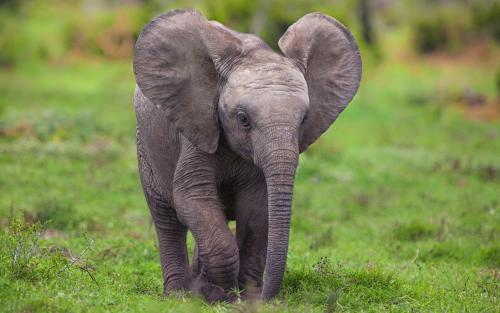
#> input picture _4.python/__code/大數據淘金術：Python機器學習高手實彈演練/elephant.jpg, 500 x 313 px, found by its file name
$ python PIL06_hist.py   (older library calls are emulated)
#> lines starting #> are read from the running program, lines starting #| are printed output that depends on the picture
"""

用直方圖分析一張圖片的顏色組成


"""

print("------------------------------------------------------------")  # 60個

from PIL import Image
from PIL import ImageDraw

filename = 'C:/_git/vcs/_4.python/_data/elephant.jpg'

print('------------------------------------------------------------')	#60個

# 共同
import os
import sys
import math
import random
import numpy as np
import pandas as pd
import matplotlib.pyplot as plt

font_filename = "C:/_git/vcs/_1.data/______test_files1/_font/msch.ttf"
# 設定中文字型及負號正確顯示
# 設定中文字型檔
plt.rcParams["font.sans-serif"] = "Microsoft JhengHei"  # 將字體換成 Microsoft JhengHei
# 設定負號
plt.rcParams["axes.unicode_minus"] = False  # 讓負號可正常顯示
plt.rcParams["font.size"] = 12  # 設定字型大小

print('------------------------------------------------------------')	#60個
'''
"""
圖像直方圖

我們先來看兩個函數reshape和flatten:

假設我們先生成一個一維數組：

vec=np.arange(15)
print vec

顯示為：

[ 0  1  2  3  4  5  6  7  8  9 10 11 12 13 14]

如果我們要把這個一維數組，變成一個3*5二維矩陣，我們可以使用reshape來實現

mat= vec.reshape(3,5)
print mat

顯示為

[[ 0  1  2  3  4]
 [ 5  6  7  8  9]
 [10 11 12 13 14]]

現在如果我們返過來，知道一個二維矩陣，要變成一個一維數組，就不能用reshape了，只能用flatten. 我們來看兩者的區別

a1=mat.reshape(1,-1)  #-1表示為任意，讓系統自動計算
print a1
a2=mat.flatten()
print a2

顯示為：

a1:  [[ 0  1  2  3  4  5  6  7  8  9 10 11 12 13 14]]
a2:  [ 0  1  2  3  4  5  6  7  8  9 10 11 12 13 14]

可以看出，用reshape進行變換，實際上變換后還是二維數組，兩個方括號，因此只能用flatten.

我們要對圖像求直方圖，就需要先把圖像矩陣進行flatten操作，使之變為一維數組，然后再進行統計。

一、畫灰度圖直方圖

繪圖都可以調用matplotlib.pyplot庫來進行，其中的hist函數可以直接繪制直方圖。

調用方式：

n, bins, patches = plt.hist(arr, bins=50, density = True, facecolor='green', alpha=0.75)

hist的參數非常多，但常用的就這五個，只有第一個是必須的，后面四個可選

arr: 需要計算直方圖的一維數組

bins: 直方圖的柱數，可選項，默認為10

density: 是否將得到的直方圖向量歸一化。默認為False

facecolor: 直方圖顏色

alpha: 透明度

返回值 ：
n: 直方圖向量，是否歸一化由參數設定
bins: 返回各個bin的區間范圍
patches: 返回每個bin里面包含的數據，是一個list
"""

filename = 'C:/_git/vcs/_4.python/_data/elephant.jpg'

# 檔案 => PIL影像 => 灰階 => np陣列
image = np.array(Image.open(filename).convert('L'))

# 利用hist來繪制直方圖
# 第一個參數為一個一維數組
# 因為hist只接受一維數組作為輸入，所以要用flatten()方法將任意數組按照行優先準則轉化成一個一維數組
# 第二個參數指定bin的個數
n, bins, patches = plt.hist(image.flatten(), bins=256, density = True, facecolor='green', alpha=0.5)

plt.title('影像直方圖 密度')

#設定軸範圍
plt.xlim([0-10, 255+10])
plt.ylim([0, 0.01])

plt.show()

print("------------------------------")  # 30個

plt.hist(image.flatten(), 256, cumulative=True)
plt.title('影像直方圖 累計')
plt.show()

print("------------------------------------------------------------")  # 60個

filename = 'C:/_git/vcs/_4.python/_data/elephant.jpg'

# 檔案 => PIL影像 => 灰階 => np陣列
image = np.array(Image.open(filename).convert('L'))

plt.subplot(1, 2, 1)
plt.gray()  #不使用顏色信息, 將圖像以灰階方式顯示
plt.title(u'原始圖像')
plt.imshow(image)

plt.subplot(1, 2, 2)
plt.title(u'原始直方圖')
plt.hist(image.flatten(), bins=128, density=True)

plt.show()

print("------------------------------------------------------------")  # 60個

"""
二、彩色圖片直方圖
實際上是和灰度直方圖一樣的，只是分別畫出三通道的直方圖，然后疊加在一起。
"""

# 檔案 => PIL影像
image=Image.open(filename)
r, g, b=image.split()

array_r = np.array(r).flatten()
plt.hist(array_r, bins=256, alpha=0.3, density = True, facecolor='r', edgecolor='r', stacked=1)

array_g = np.array(g).flatten()
plt.hist(array_g, bins=256, alpha=0.3, density = True, facecolor='g', edgecolor='g', stacked=1)

array_b = np.array(b).flatten()
plt.hist(array_b, bins=256, alpha=0.3, density = True, facecolor='b', edgecolor='b')

plt.title('影像直方圖 密度 三色分離')
plt.show()

print("------------------------------------------------------------")  # 60個

print('用plot畫出三色分布')

filename = 'C:/_git/vcs/_4.python/_data/elephant.jpg'

# 檔案 => PIL影像
image1 = Image.open(filename)    #PIL讀取本機圖片, 讀取的是RGB格式的圖片

r, g, b = image1.split()   #r, g, b為三個通道的list
r_hist = r.histogram()
g_hist = g.histogram()
b_hist = b.histogram()

ind0 = np.arange(0, len(r_hist))

plt.plot(ind0, r_hist, color = 'red', label = 'Red Plane')
plt.plot(ind0, g_hist, color = 'green', label = 'Green Plane')
plt.plot(ind0, b_hist, color = 'blue', label = 'Blue Plane')
plt.legend()

plt.show()
'''
print("------------------------------------------------------------")  # 60個

import pylab

def imresize(im, sz):
    """ 使用PIL对象重新定义图像数组的大小 """
    pil_im = Image.fromarray(uint8(im))
    return array(pil_im.resize(sz))

def histeq(im, nbr_bins=256):
    """ 对一幅灰度图像进行直方图均衡化 """
    # 计算图像的直方图
    imhist, bins = pylab.histogram(im.flatten(), nbr_bins, normed=True)
    cdf = imhist.cumsum()   # 累积分布函数
    cdf = 255 * cdf / cdf[-1]   # 归一化
    # 使用累积分布函数的线性插值，计算新的像素值
    im2 = pylab.interp(im.flatten(), bins[:-1], cdf)
    return im2.reshape(im.shape), cdf

def compute_average(imlist):
    """ 计算图像列表的平均图像 """
    # 打开第一幅图像，将其存储在浮点型数组中
    average = array(Image.open(imlist[0]), 'f')
    for imnae in imlist[1:]:
        try:
            average += array(Image.open(imname))
        except:
            print(imname + '...skipped')
        averageim /= len(imlist)

    # 返回uint8类型的平均图像
    return array(averageim, 'uint8')

# 直方图均衡化
filename = 'C:/_git/vcs/_4.python/_data/elephant.jpg'

im = np.array(Image.open(filename).convert('L'))
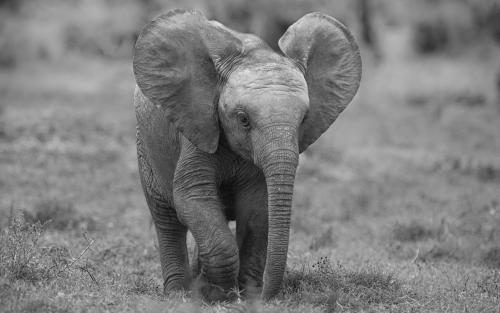
#> im: shape (313, 500); min 7, max 233, mean 124.6
im2, cdf = histeq(im)
#> in histeq, `imhist, bins = pylab.histogram(im.flatten(), nbr_bins, normed=True)`: imhist = 256 values, max 0.0193 at index 156, min 0 at index 1, mean 0.00442; bins = 257 values from 7 to 233
#> in histeq, `cdf = imhist.cumsum()`: cdf = 256 values from 7.24e-06 to 1.13
#> in histeq, `cdf = 255 * cdf / cdf[-1]`: cdf = 256 values from 0.00163 to 255
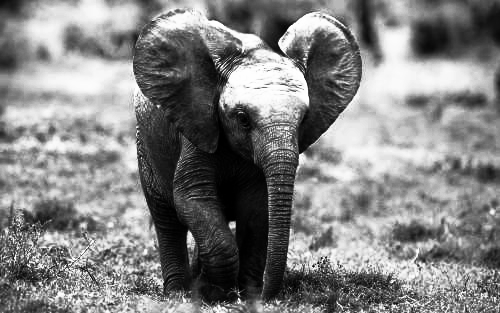
#> im2: shape (313, 500) float64; min 0.00163, max 255, mean 129.7; drawn with min black and max white
#> cdf = 256 values from 0.00163 to 255

plt.gray()
plt.subplot(221)
plt.title(r'before')
plt.imshow(im)

plt.subplot(222)
plt.title(r'after')
plt.imshow(im2)

plt.subplot(223)
plt.hist(im.flatten(), 128)

plt.subplot(224)
plt.hist(im2.flatten(), 128)

plt.show()
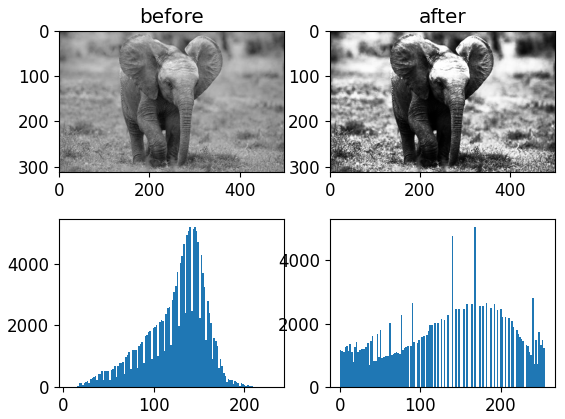
#> figure drawn by matplotlib, 4 panels; panel 3: tallest bar 5178 high, from x = 139.4 to 141.2; panel 4: tallest bar 5041 high, from x = 167.3 to 169.3

print('------------------------------------------------------------')	#60個


print("------------------------------------------------------------")  # 60個


print("------------------------------------------------------------")  # 60個
print("作業完成")
print("------------------------------------------------------------")  # 60個


print("------------------------------------------------------------")  # 60個

print("------------------------------------------------------------")  # 60個
